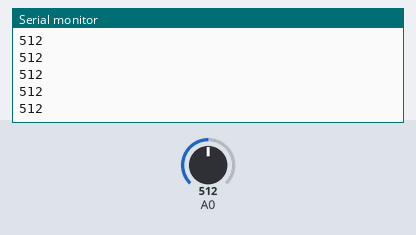
A sketch run on a simulated Arduino Uno, built with avr-gcc and run on an emulated ATmega328P. Parts: the last lines printed to the serial monitor. Inputs (shaded band) come from the test bench; at power-on: A0 = 512.

Above: at 1.2 s.
1.3 s: A0 set to 716
At 2.4 s:
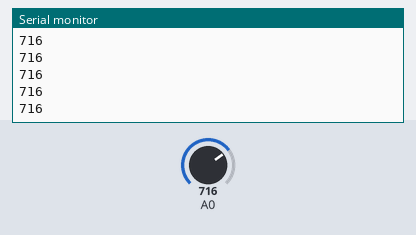
2.8 s: A0 set to 900
At 3.6 s:
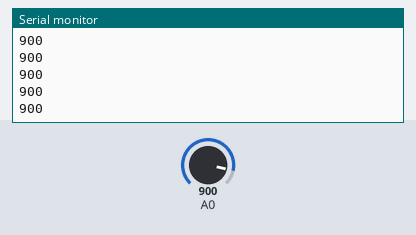
Timing chart, 0 to 5.8 s (numbered marks = the images above; inputs shaded):
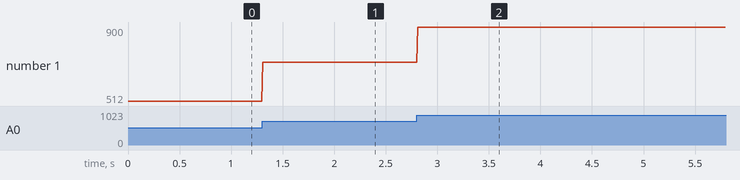

Measured:
- after the input at 1.3 s, the serial monitor: prints a new line at once (image 1)
- after the input at 2.8 s, the serial monitor: prints a new line at once (image 2)
- plotted number 1: 512 → 716 after the input at 1.3 s, 716 → 900 after the input at 2.8 s

The sketch:

analogReadA0.ino
```cpp
int mSec = 0;
int maxValue = 0;
void setup() {
  // put your setup code here, to run once:
  analogReference(EXTERNAL);
  analogRead(A0);
  Serial.begin(115200);
}

void loop() {
  // put your main code here, to run repeatedly:
  int sensorValue = analogRead(A0);
//  if (sensorValue > maxValue)
//  {
//    maxValue = sensorValue;
//  }
//  if (sensorValue > 1000 && mSec == 0)
//  {
//    mSec = 1;
//  } else if (sensorValue > 80 && mSec > 0) {
//    mSec = mSec + 1;
//  } else if (sensorValue < 80 && mSec > 0)
//  {
//    Serial.println(mSec);
//  }
  Serial.println(sensorValue);
//  Serial.println(maxValue);
  delay(10);
}
```
